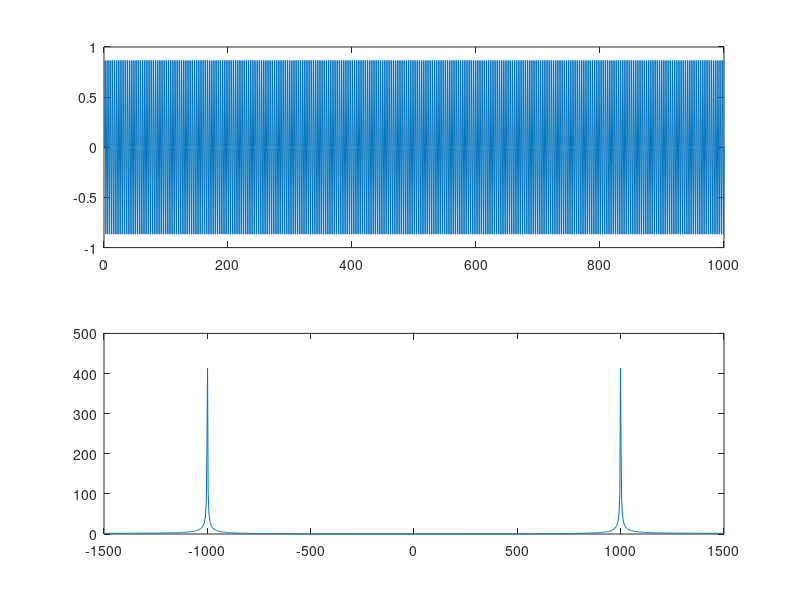
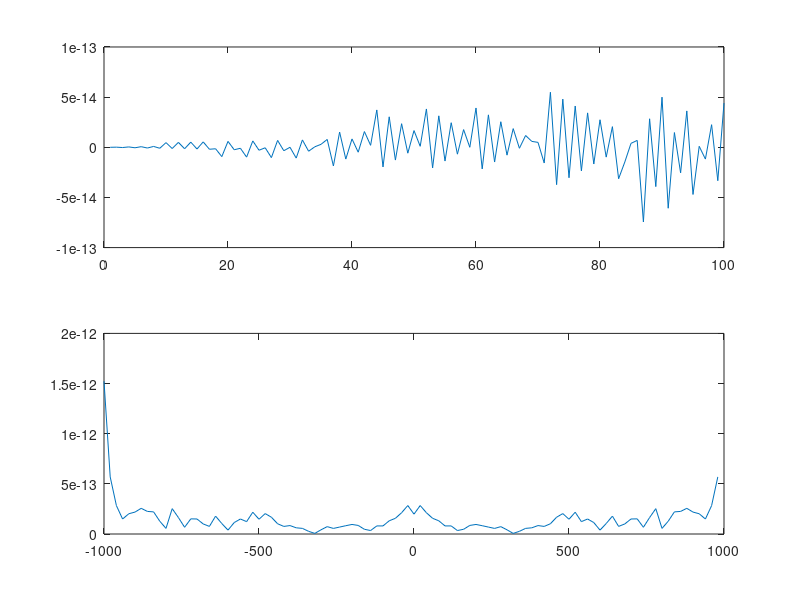
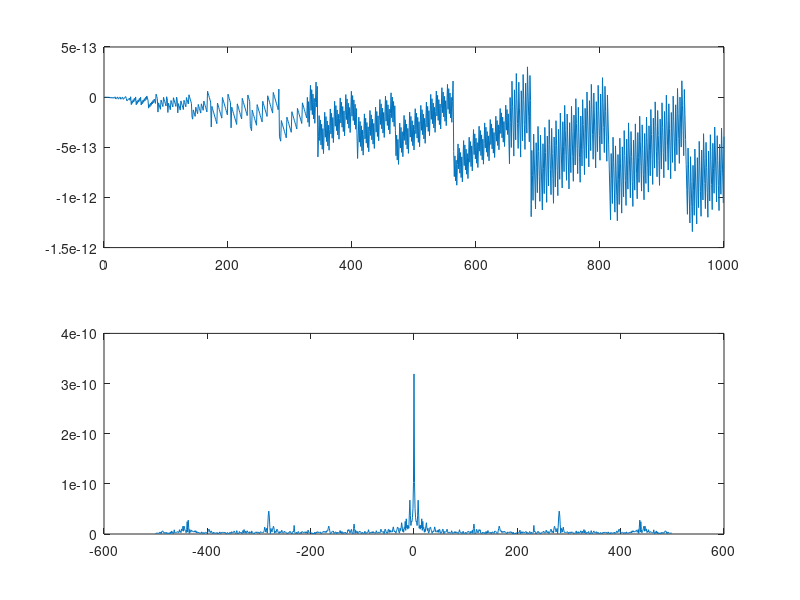

Write the MATLAB code that produced these figures, in order.
clc
clear
close all

%% fs>2fc
L=1000;
fc=1e3;
fs=3e3;
t=(0:L-1)/fs;
x=sin(2*pi*fc*t);
X=fftshift(fft(x));
ff=(-L/2:L/2-1)*(fs/L);

figure
subplot(2,1,1)
plot(x)
subplot(2,1,2)
plot(ff,abs(X))

%% fs = 2fc
L=100;
fc=1e3;
fs=2e3;
t=(0:L-1)/fs;
x=sin(2*pi*fc*t);
X=fftshift(fft(x));
ff=(-L/2:L/2-1)*(fs/L);

figure
subplot(2,1,1)
plot(x)
subplot(2,1,2)
plot(ff,abs(X))


%% fs<2fc
L=1000;
fc=1e3;
fs=1e3;
t=(0:L-1)/fs;
x=sin(2*pi*fc*t);
X=fftshift(fft(x));
ff=(-L/2:L/2-1)*(fs/L);

figure
subplot(2,1,1)
plot(x)
subplot(2,1,2)
plot(ff,abs(X))
